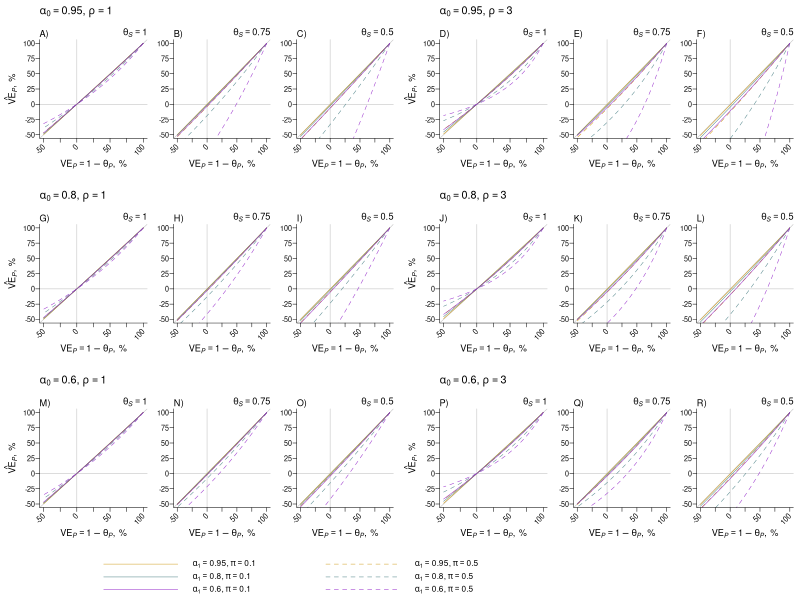

Write R code to recreate this figure.

omega = 1
alpha0 = c(0.95,0.9,0.8,0.7,0.6)
rho = c(1,3)
thetaS = c(1,0.75,0.5)
alpha1 = c(1,0.95,0.8,0.6)
pi = c(0.1,0.5)
thetaP = seq(0,1.5,0.01)

or0 = or1 = array(NA,dim=c(length(alpha0),
                           length(alpha1),
                           length(rho),
                           length(thetaS),
                           length(pi),
                           length(thetaP)))

for (i in 1:length(alpha0)) for (j in 1:length(alpha1)) for (k in 1:length(rho)) for (l in 1:length(thetaS)) for (m in 1:length(pi)) for (n in 1:length(thetaP)){
  or0[i,j,k,l,m,n] = (alpha1[j]*rho[k] + alpha0[i]*omega)*(1-alpha0[i]*pi[m])/(alpha0[i]*(pi[m]*rho[k]*(1-alpha1[j]) + omega*(1-alpha0[i]*pi[m])))
  or1[i,j,k,l,m,n] = (alpha1[j]*thetaP[n]*rho[k] + alpha0[i]*omega)*(1-alpha0[i]*thetaS[l]*pi[m])/(alpha0[i]*(thetaS[l]*pi[m]*thetaP[n]*rho[k]*(1-alpha1[j]) + omega*(1-alpha0[i]*thetaS[l]*pi[m])))
}


#thetaPest[1,1,1,1,1,]-thetaP

thetaPest = (or1-1)/(or0-1)

setwd('~/Google drive (jlewnard@berkeley.edu)/pcv effectiveness/methods paper')
pdf('sens bias plot.pdf',width=6,height=5.5)
layout(matrix(c(1:(6*3),rep(19,6)),nrow=4,byrow=T),widths=rep(c(1.25,1,1),2),heights=c(1,1,1,0.25))

cols = c('darkgoldenrod3','cadetblue4','darkorchid3')
ltys = c('solid','dashed')
left = c(3,1.5,1.5)
ymin = -0.5
par(mgp=c(3,0.35,0))
par(tck=-0.04)
#### with alpha0 = 1
count = 1
for (i in c(1,3,5)){
  for (k in 1:2){ ### panels for rho values (left right)
    for (l in 1:3){ ### plots for each thetaS value
      par(mar=c(3.5,left[l],3,0.5))
      plot(y=1,x=1,axes=F,ann=F,xlim=c(-0.5,1),ylim=c(ymin,1),type='n') 
      abline(h=0,v=0,lwd=0.5,col='grey')
      lines(x=c(-10,10),y=c(-10,10),col='grey',lwd=0.5)
      for (j in 2:4){ ### colors for each alpha1 value
        for (m in 1:2){ ### dotted/dashed for each pi value
          lines(y=1-thetaPest[i,j,k,l,m,],x=1-thetaP,col=cols[j-1],lty=ltys[m],lwd=0.5)       
        }
      }
      box(bty='l',lwd=0.5)
      text(x=seq(-0.5,1,0.5),y=ymin*1.35,seq(-0.5,1,0.5)*100,cex=0.65,srt=45,xpd=T,adj=1)
      axis(1,at=seq(-0.5,1,0.25),lwd=0,lwd.ticks=0.5,labels=NA)
      axis(2,at=seq(ymin,1,0.25),lwd=0,lwd.ticks=0.5,labels=seq(ymin,1,0.25)*100,las=1,cex.axis=0.65)
      if (l==1){
        mtext(expression(paste(hat(VE)[italic(P)],', %',sep='')),side=2,line=1.5,cex=0.55)
      }
      mtext(expression(paste(VE[italic(P)]==1-theta[italic(P)],', %',sep='')),side=1,las=1,line=1.5,cex=0.55)
      mtext(side=3,paste(LETTERS[count],')',sep=''),adj=0,cex=0.55)
      if (l==1){mtext(side=3,expression(theta[italic(S)]==1),adj=1,cex=0.55)} else{
        if (l==2){mtext(side=3,expression(theta[italic(S)]==0.75),adj=1,cex=0.55)} else{
          mtext(side=3,expression(theta[italic(S)]==0.5),adj=1,cex=0.55)
        }
      }
      if (i==1&l==1&k==1){mtext(expression(paste(alpha[0]==0.95,', ',rho==1,sep='')),side=3,line=1.5,adj=0,cex=0.65)} else{
        if (i==1&l==1&k==2){mtext(expression(paste(alpha[0]==0.95,', ',rho==3,sep='')),side=3,line=1.5,adj=0,cex=0.65)} else{
          if (i==3&l==1&k==1){mtext(expression(paste(alpha[0]==0.8,', ',rho==1,sep='')),side=3,line=1.5,adj=0,cex=0.65)} else{
            if (i==3&l==1&k==2){mtext(expression(paste(alpha[0]==0.8,', ',rho==3,sep='')),side=3,line=1.5,adj=0,cex=0.65)} else{
              if (i==5&l==1&k==1){mtext(expression(paste(alpha[0]==0.6,', ',rho==1,sep='')),side=3,line=1.5,adj=0,cex=0.65)} else{
                if(i==5&l==1&k==2){mtext(expression(paste(alpha[0]==0.6,', ',rho==3,sep='')),side=3,line=1.5,adj=0,cex=0.65)}
              }
            }
          }
        }
      }
      count = count+1
    } 
  }  
}
par(mar=c(0,0,0,0))
plot(1,type='n',axes=F,ann=F,xlim=c(0,1),ylim=c(0,1))
ys = c(1,0.8,0.5,0.2)
for (i in 2:4){
  lines(x=c(0.1,0.2),y=rep(ys[i],2),lwd=0.5,col=cols[i-1])
  lines(x=c(0.4,0.5),y=rep(ys[i],2),lwd=0.5,col=cols[i-1],lty='dashed')
}
text(x=0.22,y=ys[2:4],
     c(expression(paste(alpha[1]==0.95,', ',pi==0.1,sep='')),
       expression(paste(alpha[1]==0.8,', ',pi==0.1,sep='')),
       expression(paste(alpha[1]==0.6,', ',pi==0.1,sep=''))),
     adj=0,cex=0.75)
text(x=0.52,y=ys[2:4],
     c(expression(paste(alpha[1]==0.95,', ',pi==0.5,sep='')),
       expression(paste(alpha[1]==0.8,', ',pi==0.5,sep='')),
       expression(paste(alpha[1]==0.6,', ',pi==0.5,sep=''))),
     adj=0,cex=0.75)
dev.off()


